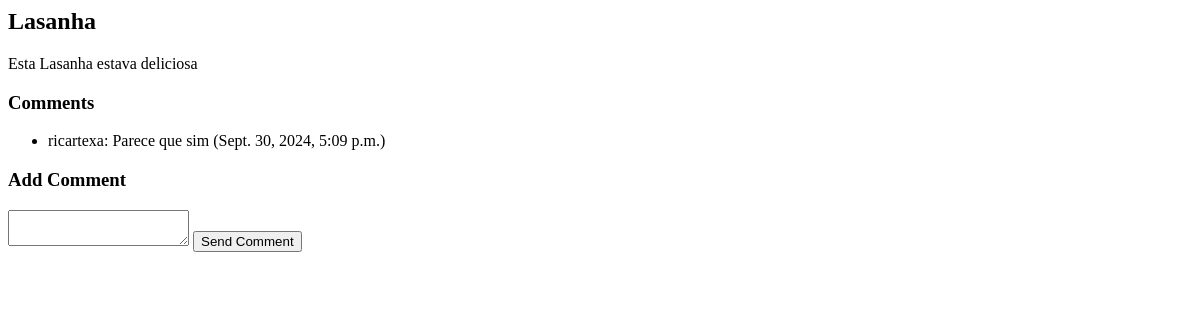
The app's page /posts/10/ (signed in), older data.
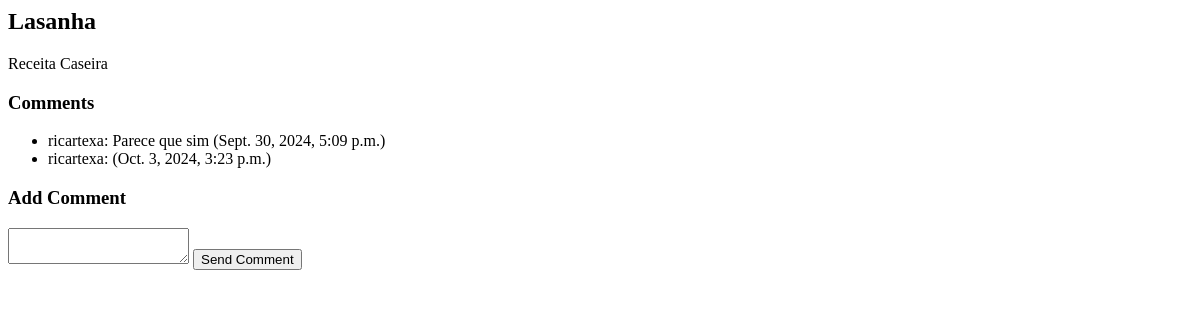
The same page, newer data.
### blog/models.py (models this page shows)
class Post(models.Model):
    title = models.CharField(max_length=200)
    content = models.TextField()
    image = models.ImageField(upload_to='images/', null=True, blank=True)
    author = models.ForeignKey(User, on_delete=models.CASCADE)
    created_at = models.DateTimeField(auto_now_add=True)
    updated_at = models.DateTimeField(auto_now=True)
    published = models.BooleanField(default=False)

class Comment(models.Model):
    post = models.ForeignKey(Post, related_name='comments', on_delete=models.CASCADE)
    author = models.ForeignKey(User, on_delete=models.CASCADE)
    content = models.TextField()
    created_at = models.DateTimeField(auto_now_add=True)

### blog/views.py (the view)
# urls.py: path('posts/<int:post_id>/', post_detail, name='post_detail'),
@login_required(login_url='login')
def post_detail(request, post_id):
    post = get_object_or_404(Post, id=post_id)
    comments = post.comments.all()
    if request.method == 'POST':
        if 'comment' in request.POST:
            comment_content = request.POST['comment']
            Comment.objects.create(post=post, author=request.user, content=comment_content)
            messages.success(request, "Success")
            return redirect('post_detail', post_id=post.id)
    return render(request, 'blog/post_detail.html', {
        'post': post,
        'comments': comments,
    })

### blog/templates/blog/post_detail.html (shortened to what this page needs)
<h2>{{ post.title }}</h2>
<p>{{ post.content }}</p>
<h3>Comments</h3>
<ul>
    {% for comment in post.comments.all %}
        <li>{{ comment.author.username }}: {{ comment.content }} ({{ comment.created_at }})</li>
    {% empty %}
        <li>No Comments yet</li>
    {% endfor %}
</ul>
<h3>Add Comment</h3>
<form method="POST">
    <textarea name="content" required></textarea>
    <button type="submit">Send Comment</button>
</form>

Row changes from the older to the newer data that the page shows:
changed Post "Lasanha": content "Esta Lasanha estava deliciosa" → "Receita Caseira"
added Comment: author.username "ricartexa", created_at "Oct. 3, 2024, 3:23 p.m."
